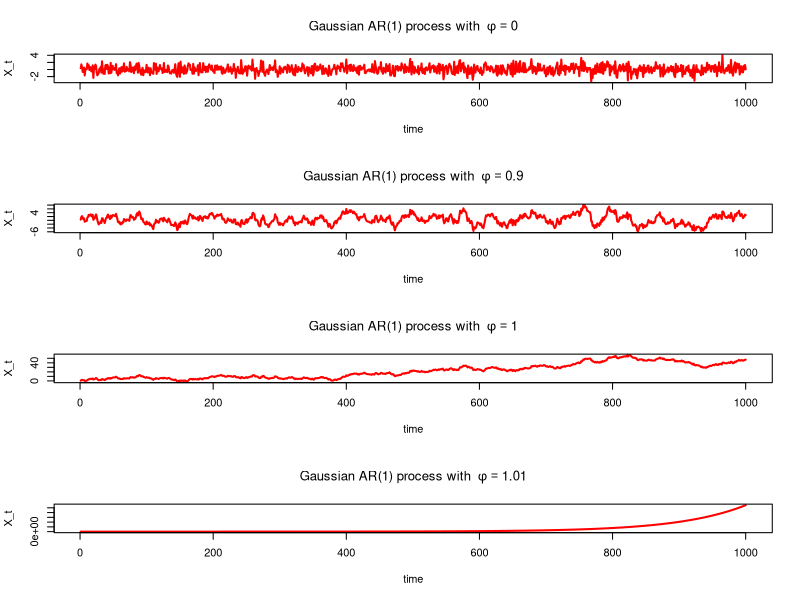
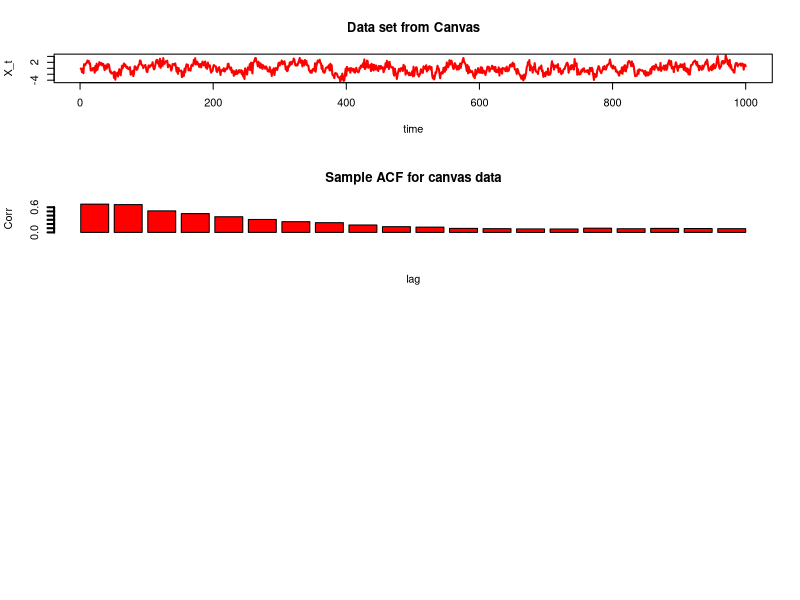
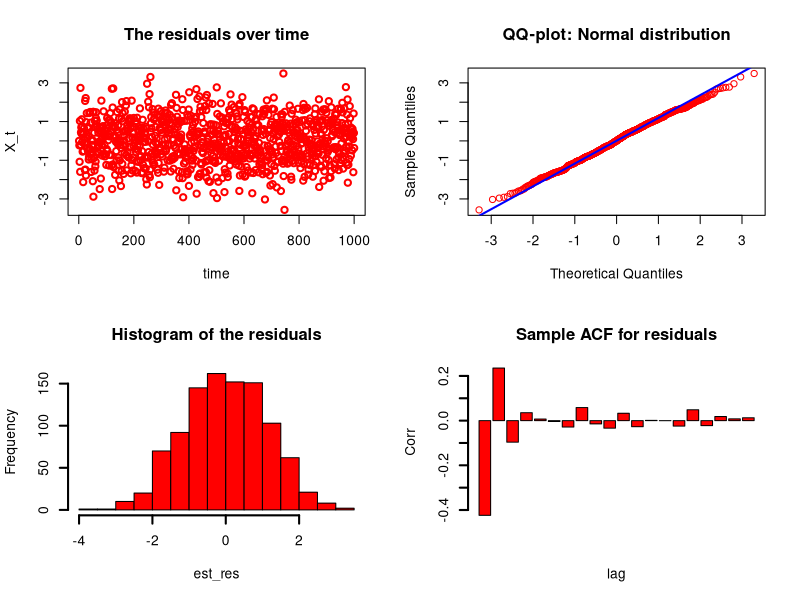
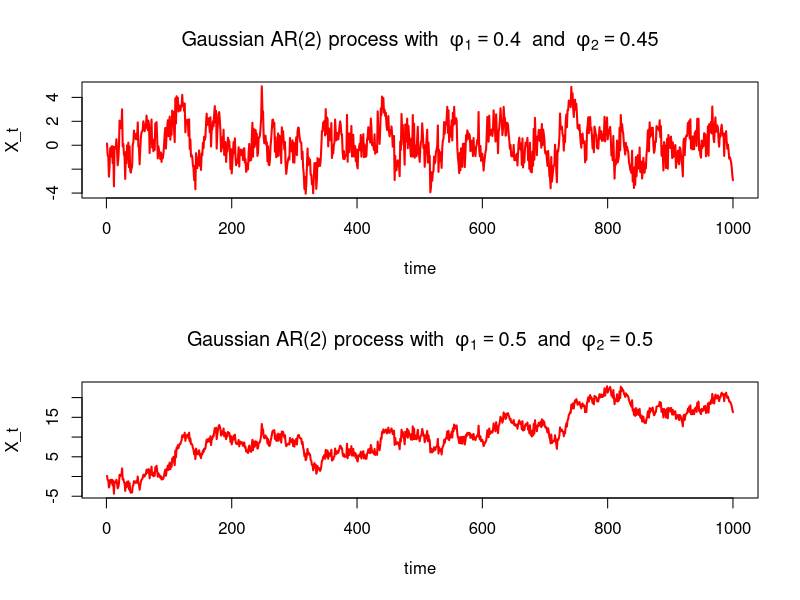
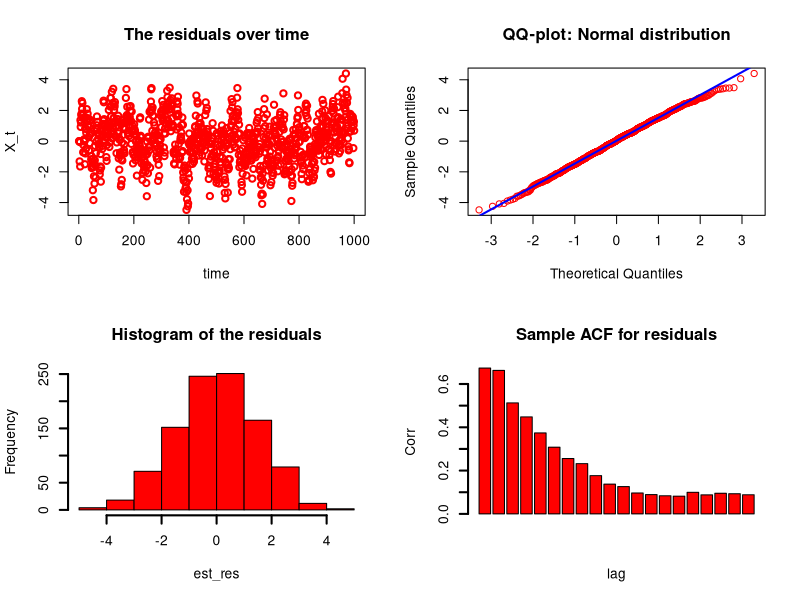
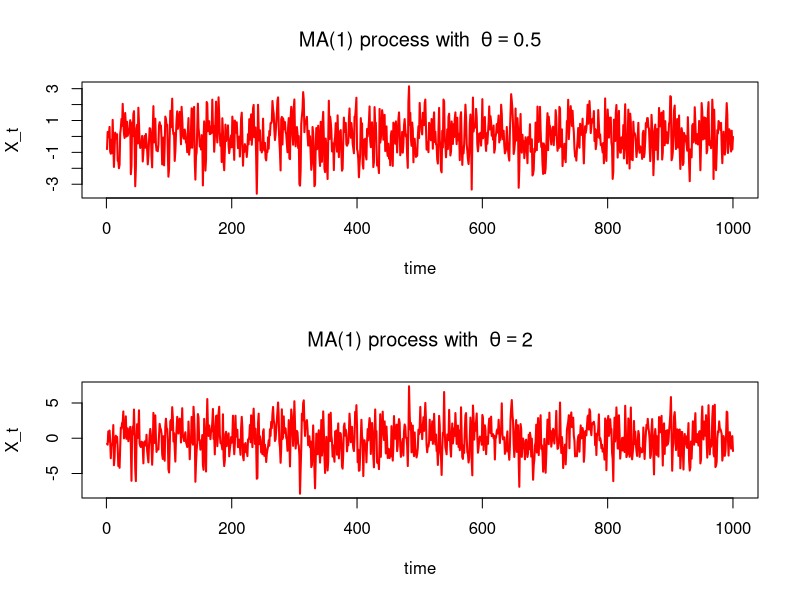
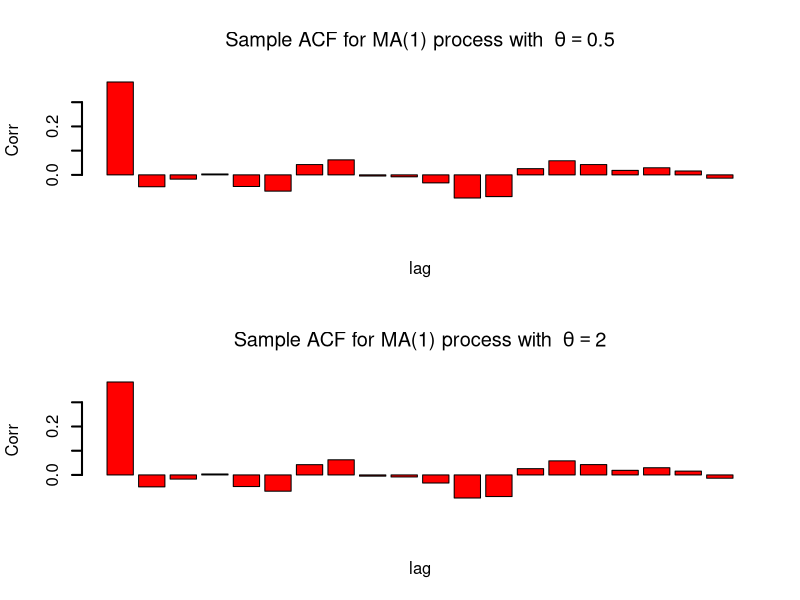

Write R code to recreate these figures, in order.
## ---- chunk 1
par(mfcol = c(4, 1))
t <- 1000
phi <- 0

wn_var <- 1
wn <- rnorm(t, mean = 0, sd = wn_var)

x_t <- numeric(t)
x_0 <- 0
x_t[1] <- phi * x_0 + wn[1] 

for(i in (2:t)){
  x_t[i] <- phi * x_t[i-1] + wn[i] 
}

title_text <- bquote("Gaussian AR(1) process with " ~ phi == .(phi))

plot(x_t, type = 'l', main = title_text, 
     xlab = "time", ylab = "X_t", col = "red", lwd = 2)

phi <- 0.9

x_t[1] <- phi * x_0 + wn[1] 

for(i in (2:t)){
  x_t[i] <- phi * x_t[i-1] + wn[i] 
}

title_text <- bquote("Gaussian AR(1) process with " ~ phi == .(phi))

plot(x_t, type = 'l', main = title_text, 
     xlab = "time", ylab = "X_t", col = "red", lwd = 2)

phi <- 1

x_t[1] <- phi * x_0 + wn[1] 

for(i in (2:t)){
  x_t[i] <- phi * x_t[i-1] + wn[i] 
}

title_text <- bquote("Gaussian AR(1) process with " ~ phi == .(phi))

plot(x_t, type = 'l', main = title_text, 
     xlab = "time", ylab = "X_t", col = "red", lwd = 2)

phi <- 1.01

x_t[1] <- phi * x_0 + wn[1] 

for(i in (2:t)){
  x_t[i] <- phi * x_t[i-1] + wn[i] 
}

title_text <- bquote("Gaussian AR(1) process with " ~ phi == .(phi))

plot(x_t, type = 'l', main = title_text, 
     xlab = "time", ylab = "X_t", col = "red", lwd = 2)
## ---- chunk 2
canvas_data_df <- read.csv("data_tsde_assignment_1.csv", header = FALSE)
canvas_data <- canvas_data_df$V1

title_text <- 'Data set from Canvas'

plot(canvas_data, type = 'l', main = title_text, 
     xlab = "time", ylab = "X_t", col = "red", lwd = 2)

lag <- 20
n <- length(canvas_data)
sacf_x <- numeric(lag)

for (i in (1:lag)) {
  x <- canvas_data[1:(n-i)]
  y <- canvas_data[(1+i):n]
  sacf_x[i] <- cor(x, y)
}

barplot(sacf_x,
        main = 'Sample ACF for canvas data', 
        xlab = 'lag', ylab = 'Corr', col = "red", lwd = 2)
## ---- chunk 3
est_phi <- numeric(lag)

for (i in (1:lag)) {
  est_phi[i] <- sacf_x[i] ^(1/i)
}

mean_est_phi <- mean(est_phi)
print(paste('The estimated phi is', mean(est_phi)))

est_res <- numeric(n)

for (i in (2:n)) {
  est_res[i] <- canvas_data[i] - (mean_est_phi * canvas_data[i-1])
}

mean_est_res <- (1/(n-1)) * (sum(est_res[2:n]))

temp <- 0 
for (i in (2:n)) {
  temp <- temp + (est_res[i] - mean_est_res)^2
}

est_var <- (1/(n-1)) * temp

print(paste('The estimated sigma is', est_var))
## ---- chunk 4
par(mfcol = c(2, 2))
plot(est_res, type ='p',
     main = 'The residuals over time', 
     xlab = "time", ylab = "X_t", col = "red", lwd = 2
     )

hist(est_res,
     main = 'Histogram of the residuals', 
    col = "red", lwd = 2)

qqnorm(est_res, main = "QQ-plot: Normal distribution", col= "red")
qqline(est_res, col = "blue", lwd = 2)

sacf_res <- numeric(lag)

for (i in (1:lag)) {
  x <- est_res[2:(n-i)]
  y <- est_res[(2+i):n]
  sacf_res[i] <- cor(x, y)
}

barplot(sacf_res,
        main = 'Sample ACF for residuals', 
        xlab = 'lag', ylab = 'Corr', col = "red", lwd = 2)

## ---- chunk 5
par(mfcol = c(2, 1))
t <- 1000
phi_1 <- 0.4
phi_2 <- 0.45

wn_var <- 1
wn <- rnorm(t, mean = 0, sd = wn_var)

x_t <- numeric(t)
x_0 <- 0
x_t[1] <- phi_1 * x_0 + phi_2 * x_0 + wn[1] 
x_t[2] <- phi_1 * x_t[1] + phi_2 * x_0 + wn[2] 

for(i in (3:t)){
  x_t[i] <- phi_1 * x_t[i-1] + phi_2 * x_t[i-2] + wn[i] 
}

title_text <- bquote("Gaussian AR(2) process with " ~ 
                     phi[1] == .(phi_1) ~ " and " ~ 
                     phi[2] == .(phi_2))

plot(x_t, type = 'l', main = title_text, 
     xlab = "time", ylab = "X_t", col = "red", lwd = 2)

phi_1 <- 0.5
phi_2 <- 0.5

x_t <- numeric(t)
x_0 <- 0
x_t[1] <- phi_1 * x_0 + phi_2 * x_0 + wn[1] 
x_t[2] <- phi_1 * x_t[1] + phi_2 * x_0 + wn[2] 

for(i in (3:t)){
  x_t[i] <- phi_1 * x_t[i-1] + phi_2 * x_t[i-2] + wn[i] 
}

title_text <- bquote("Gaussian AR(2) process with " ~ 
                     phi[1] == .(phi_1) ~ " and " ~ 
                     phi[2] == .(phi_2))

plot(x_t, type = 'l', main = title_text, 
     xlab = "time", ylab = "X_t", col = "red", lwd = 2)

## ---- chunk 6
phi_1 <- 0.4
phi_2 <- 0.45

est_res <- numeric(n)

for (i in (3:n)) {
  est_res[i] <- canvas_data[i] 
                - phi_1 * canvas_data[i-1] 
                - phi_2 * canvas_data[i-2]
}


par(mfcol = c(2, 2))
plot(est_res, type ='p',
     main = 'The residuals over time', 
     xlab = "time", ylab = "X_t", col = "red", lwd = 2
     )

hist(est_res,
     main = 'Histogram of the residuals', 
    col = "red", lwd = 2)

qqnorm(est_res, main = "QQ-plot: Normal distribution", col= "red")
qqline(est_res, col = "blue", lwd = 2)

sacf_res <- numeric(lag)

for (i in (1:lag)) {
  x <- est_res[2:(n-i)]
  y <- est_res[(2+i):n]
  sacf_res[i] <- cor(x, y)
}

barplot(sacf_res,
        main = 'Sample ACF for residuals', 
        xlab = 'lag', ylab = 'Corr', col = "red", lwd = 2)

## ---- chunk 7
par(mfcol = c(2, 1))
t <- 1000
theta <- 0.5

wn_var <- 1
wn <- rnorm(t, mean = 0, sd = wn_var)

x_t <- numeric(t)
wn_0 <- 0
x_t[1] <- wn[1] + theta * wn_0

for(i in (2:t)){
  x_t[i] <- wn[i] + theta * wn[i-1]
}

title_text <- bquote("MA(1) process with " ~ theta == .(theta))

plot(x_t, type = 'l', main = title_text, 
     xlab = "time", ylab = "X_t", col = "red", lwd = 2)

lag <- 20
n <- t
sacf_a <- numeric(lag)

for (i in (1:lag)) {
  x <- x_t[1:(n-i)]
  y <- x_t[(1+i):n]
  sacf_a[i] <- cor(x, y)
}

theta <- 2

x_t <- numeric(t)
wn_0 <- 0
x_t[1] <- wn[1] + theta * wn_0

for(i in (2:t)){
  x_t[i] <- wn[i] + theta * wn[i-1]
}

title_text <- bquote("MA(1) process with " ~ theta == .(theta))

plot(x_t, type = 'l', main = title_text, 
     xlab = "time", ylab = "X_t", col = "red", lwd = 2)

sacf_b <- numeric(lag)

for (i in (1:lag)) {
  x <- x_t[1:(n-i)]
  y <- x_t[(1+i):n]
  sacf_b[i] <- cor(x, y)
}

par(mfcol = c(2, 1))

theta <- 0.5

title_text <- bquote("Sample ACF for MA(1) process with " ~ theta == .(theta))

barplot(sacf_a,
        main = title_text, 
        xlab = 'lag', ylab = 'Corr', col = "red", lwd = 2)

theta <- 2

title_text <- bquote("Sample ACF for MA(1) process with " ~ theta == .(theta))

barplot(sacf_b,
        main = title_text, 
        xlab = 'lag', ylab = 'Corr', col = "red", lwd = 2)

